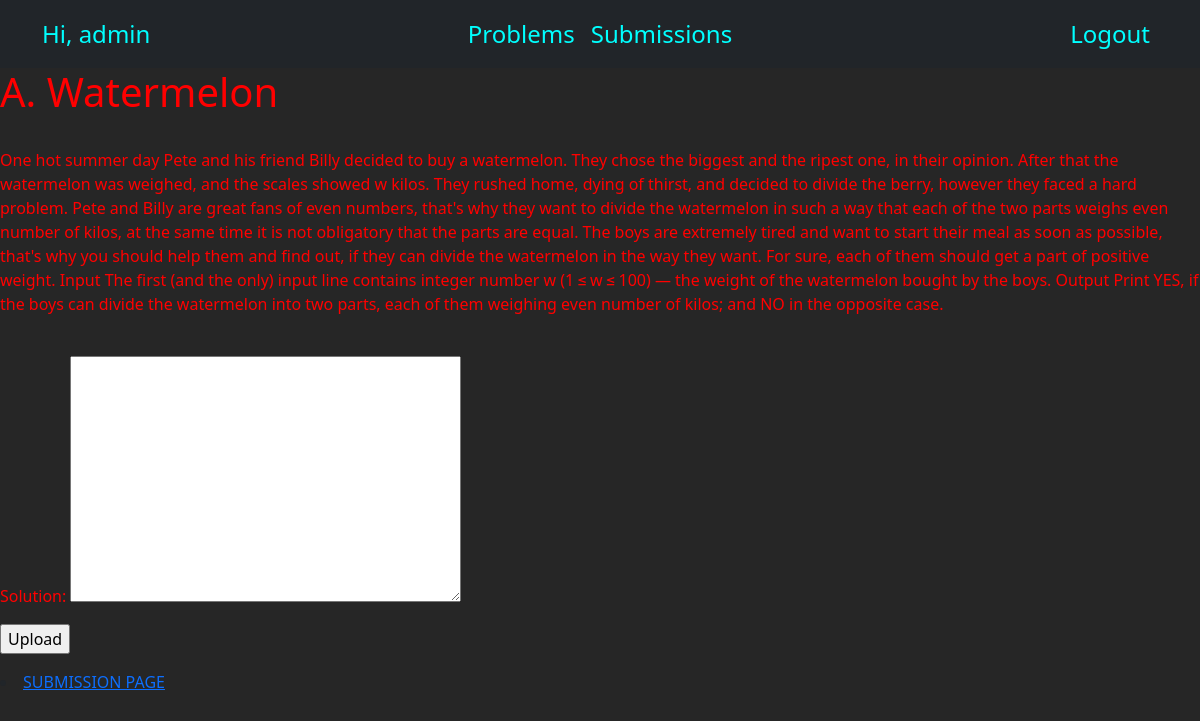
/OJ/problem/A. Watermelon (signed in), run on the app's committed database.
### OJ/models.py (models this page shows, shortened)
class Problem(models.Model):
    prob_name = models.CharField(max_length=100)
    prob_desc = models.CharField(max_length=10000)
    prob_diff = models.CharField(max_length=50)
    score = models.FloatField(default=0)

### OJ/views.py (the view)
# urls.py: path('problem/<str:question_name>',views.problem_details,name='problem_details'),
def problem_details(request, question_name):
    problem = get_object_or_404(Problem,prob_name=question_name)
    if request.method == 'POST':
        form = SubmitedCode(request.POST)
        if form.is_valid():
            code = form.cleaned_data['solution']
            submission = Submission()
            submission.user_Id = request.user
            submission.probId = problem
            submission.verdict = compiler(code,problem.pk)
            submission.save()
            try:
                userscore =User_score.objects.get(user_Id__pk= request.user.id )
                userscore.score = userscore.score + problem.score
                userscore.save()
            except:
                userscore = User_score(user_Id=request.user,score = problem.score)
                userscore.save()
    else:
        form = SubmitedCode()
    template = loader.get_template('OJ/detail.html')
    context = {'problem':problem,'form':form}
    return HttpResponse(template.render(context,request))

### OJ/forms.py
class SubmitedCode(forms.Form):
   solution = forms.CharField(widget=forms.Textarea)

### OJ/templates/OJ/detail.html (shortened to what this page needs)
<html>
<head>
		  <link href="https://cdn.jsdelivr.net/npm/bootstrap@5.0.2/dist/css/bootstrap.min.css" rel="stylesheet"
>
	  </head>
	  <div class="user_info">
		  {% if user.is_authenticated %}
		  <nav class="navbar navbar-light navbar-expand-md bg-dark justify-content-center">
			  <div class="container">
				  <a href="#" class="navbar-brand d-flex w-50 me-auto links_tag">Hi, {{user.username}} </a>
				  <div class="navbar-collapse collapse w-100" id="collapsingNavbar3">
					  <ul class="navbar-nav w-100 justify-content-center">
						  <li class="nav-item active">
							  <a class="nav-link links_tag" href="{% url 'OJ:problem' %}">Problems</a>
						  </li>
						  <li class="nav-item">
							  <a class="nav-link links_tag" href="{% url 'OJ:user_submission' %}">Submissions</a>
						  </li>
					  </ul>
					  <ul class="nav navbar-nav ms-auto w-100 justify-content-end">
						  <li class="nav-item">
							  <a class="nav-link links_tag" href="{% url 'OJ:logout' %}">Logout</a>
						  </li>
					  </ul>
				  </div>
			  </div>
		  </nav>
		  {% endif %}
	  </div>
</head>
<body>
	<div class="container_p" style="color:red;">
{% if problem %}
	<h1>{{problem.prob_name}}</h1><br/>
	<p>{{problem.prob_desc}}</p><br/>
	<form  method="POST">
		{{form.as_p}}
	<input type="submit" value="Upload">
	</form>
</div>
{% endif %}
<li><a href="{% url 'OJ:user_submission' %}">SUBMISSION PAGE</a></li>
</body>
</html>

### OJ/templates/OJ/detail.html (style rules this page uses)
body { background-color: #262626; }
.links_tag { color: cyan !important; font-size: x-large !important; }

### data on the page
Problem: prob_name "A. Watermelon", prob_desc "One hot summer day Pete and his friend Billy decided to buy a watermelon. They chose the biggest and the ripest one, in their opinion. After that the watermelon was weighed, and the scales showed w kilos. They rushed home, dying of thirst, and decided to divide the berry, however they faced a hard problem. Pete and Billy are great fans of even numbers, that's why they want to divide the watermelon in such a way that each of the two parts weighs even number of kilos, at the same time it is not obligatory that the parts are equal. The boys are extremely tired and want to start their meal as soon as possible, that's why you should help them and find out, if they can divide the watermelon in…"

### other printed values
{{ user.username }} "admin"
